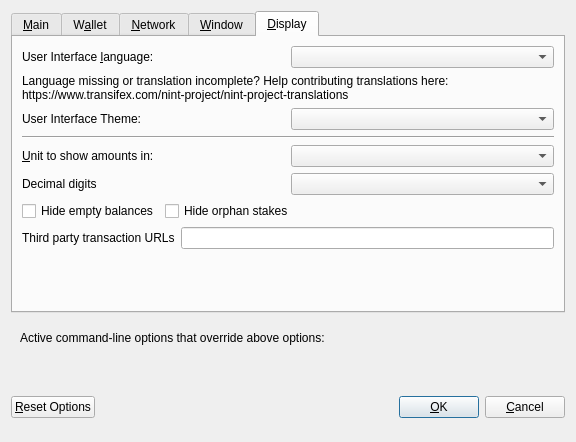
<?xml version="1.0" encoding="UTF-8"?>
<ui version="4.0">
 <class>OptionsDialog</class>
 <widget class="QDialog" name="OptionsDialog">
  <property name="geometry">
   <rect>
    <x>0</x>
    <y>0</y>
    <width>576</width>
    <height>442</height>
   </rect>
  </property>
  <property name="windowTitle">
   <string>Options</string>
  </property>
  <property name="modal">
   <bool>true</bool>
  </property>
  <layout class="QVBoxLayout" name="verticalLayout">
   <item>
    <widget class="QTabWidget" name="tabWidget">
     <property name="currentIndex">
      <number>4</number>
     </property>
     <widget class="QWidget" name="tabMain">
      <attribute name="title">
       <string>&amp;Main</string>
      </attribute>
      <layout class="QVBoxLayout" name="verticalLayout_Main">
       <item>
        <widget class="QCheckBox" name="bitcoinAtStartup">
         <property name="toolTip">
          <string>Automatically start nint after logging in to the system.</string>
         </property>
         <property name="text">
          <string>&amp;Start nint on system login</string>
         </property>
        </widget>
       </item>
       <item>
        <layout class="QHBoxLayout" name="horizontalLayout_2_Main">
         <item>
          <widget class="QLabel" name="databaseCacheLabel">
           <property name="text">
            <string>Size of &amp;database cache</string>
           </property>
           <property name="textFormat">
            <enum>Qt::PlainText</enum>
           </property>
           <property name="buddy">
            <cstring>databaseCache</cstring>
           </property>
          </widget>
         </item>
         <item>
          <widget class="QSpinBox" name="databaseCache"/>
         </item>
         <item>
          <widget class="QLabel" name="databaseCacheUnitLabel">
           <property name="text">
            <string>MB</string>
           </property>
           <property name="textFormat">
            <enum>Qt::PlainText</enum>
           </property>
          </widget>
         </item>
         <item>
          <spacer name="horizontalSpacer_2_Main">
           <property name="orientation">
            <enum>Qt::Horizontal</enum>
           </property>
           <property name="sizeHint" stdset="0">
            <size>
             <width>40</width>
             <height>20</height>
            </size>
           </property>
          </spacer>
         </item>
        </layout>
       </item>
       <item>
        <layout class="QHBoxLayout" name="horizontalLayout_3_Main">
         <item>
          <widget class="QLabel" name="threadsScriptVerifLabel">
           <property name="text">
            <string>Number of script &amp;verification threads</string>
           </property>
           <property name="textFormat">
            <enum>Qt::PlainText</enum>
           </property>
           <property name="buddy">
            <cstring>threadsScriptVerif</cstring>
           </property>
          </widget>
         </item>
         <item>
          <widget class="QSpinBox" name="threadsScriptVerif">
           <property name="toolTip">
            <string>(0 = auto, &lt;0 = leave that many cores free)</string>
           </property>
          </widget>
         </item>
         <item>
          <spacer name="horizontalSpacer_3_Main">
           <property name="orientation">
            <enum>Qt::Horizontal</enum>
           </property>
           <property name="sizeHint" stdset="0">
            <size>
             <width>40</width>
             <height>20</height>
            </size>
           </property>
          </spacer>
         </item>
        </layout>
       </item>
       <item>
        <spacer name="verticalSpacer_2">
         <property name="orientation">
          <enum>Qt::Vertical</enum>
         </property>
         <property name="sizeHint" stdset="0">
          <size>
           <width>20</width>
           <height>40</height>
          </size>
         </property>
        </spacer>
       </item>
       <!--
       <item>
        <widget class="QCheckBox" name="checkBoxZeromintEnable">
         <property name="toolTip">
          <string>Enable automatic minting of nint units to zECA</string>
         </property>
         <property name="layoutDirection">
          <enum>Qt::LeftToRight</enum>
         </property>
         <property name="text">
          <string>Enable zECA Automint</string>
         </property>
        </widget>
       </item>
       <item>
        <layout class="QHBoxLayout" name="horizontalLayout_3">
         <item>
          <widget class="QLabel" name="percentage_label">
           <property name="toolTip">
            <string>Percentage of incoming nint which get automatically converted to zECA via Zerocoin Protocol (min: 10%)</string>
           </property>
           <property name="text">
            <string>Percentage of autominted zECA</string>
           </property>
          </widget>
         </item>
         <item>
          <widget class="QSpinBox" name="zeromintPercentage">
           <property name="minimum">
            <number>1</number>
           </property>
           <property name="maximum">
            <number>100</number>
           </property>
          </widget>
         </item>
        </layout>
       </item>
       <item>
        <layout class="QHBoxLayout" name="horizontalLayout" stretch="0,0">
         <property name="sizeConstraint">
          <enum>QLayout::SetFixedSize</enum>
         </property>
         <item>
          <widget class="QLabel" name="labelPreferredDenom">
           <property name="maximumSize">
            <size>
             <width>16777215</width>
             <height>16777215</height>
            </size>
           </property>
           <property name="toolTip">
            <string>Wait with automatic conversion to Zerocoin until enough nint for this denomination is available</string>
           </property>
           <property name="text">
            <string>Preferred Automint zECA Denomination</string>
           </property>
          </widget>
         </item>
         <item>
          <widget class="QComboBox" name="preferredDenom">
           <property name="maximumSize">
            <size>
             <width>16777215</width>
             <height>27</height>
            </size>
           </property>
           <property name="toolTip">
            <string>Wait with automatic conversion to Zerocoin until enough nint for this denomination is available</string>
           </property>
           <property name="maxVisibleItems">
            <number>9</number>
           </property>
           <property name="maxCount">
            <number>9</number>
           </property>
          </widget>
         </item>
        </layout>
       </item>
      -->
      </layout>
     </widget>
     <widget class="QWidget" name="tabWallet">
      <attribute name="title">
       <string>W&amp;allet</string>
      </attribute>
      <layout class="QVBoxLayout" name="verticalLayout_Wallet">
       <item>
        <layout class="QHBoxLayout" name="horizontalLayout_2_Wallet">
         <item>
          <widget class="QLabel" name="labelStakeSplitThresholdText">
           <property name="text">
            <string>Stake split threshold:</string>
           </property>
          </widget>
         </item>
         <item>
          <widget class="QSpinBox" name="spinBoxStakeSplitThreshold">
           <property name="minimum">
            <number>0</number>
           </property>
           <property name="maximum">
            <number>9999999</number>
           </property>
          </widget>
         </item>
        </layout>
       </item>
       <item>
        <widget class="QGroupBox" name="groupBox">
         <property name="title">
          <string>Expert</string>
         </property>
         <layout class="QVBoxLayout" name="verticalLayout_2">
          <item>
           <widget class="QCheckBox" name="coinControlFeatures">
            <property name="toolTip">
             <string>Whether to show coin control features or not.</string>
            </property>
            <property name="text">
             <string>Enable coin &amp;control features</string>
            </property>
           </widget>
          </item>
          <!--
          <item>
           <widget class="QCheckBox" name="showMasternodesTab">
            <property name="toolTip">
             <string>Show additional tab listing all your masternodes in first sub-tab&lt;br/&gt;and all masternodes on the network in second sub-tab.</string>
            </property>
            <property name="text">
             <string>Show Masternodes Tab</string>
            </property>
           </widget>
          </item>
          -->
          <item>
           <widget class="QCheckBox" name="spendZeroConfChange">
            <property name="toolTip">
             <string>If you disable the spending of unconfirmed change, the change from a transaction&lt;br/&gt;cannot be used until that transaction has at least one confirmation.&lt;br/&gt;This also affects how your balance is computed.</string>
            </property>
            <property name="text">
             <string>&amp;Spend unconfirmed change</string>
            </property>
           </widget>
          </item>
         </layout>
        </widget>
       </item>
       <item>
        <spacer name="verticalSpacer_Wallet">
         <property name="orientation">
          <enum>Qt::Vertical</enum>
         </property>
         <property name="sizeHint" stdset="0">
          <size>
           <width>20</width>
           <height>40</height>
          </size>
         </property>
        </spacer>
       </item>
      </layout>
     </widget>
     <widget class="QWidget" name="tabNetwork">
      <attribute name="title">
       <string>&amp;Network</string>
      </attribute>
      <layout class="QVBoxLayout" name="verticalLayout_Network">
       <item>
        <widget class="QCheckBox" name="mapPortUpnp">
         <property name="toolTip">
          <string>Automatically open the nint client port on the router. This only works when your router supports UPnP and it is enabled.</string>
         </property>
         <property name="text">
          <string>Map port using &amp;UPnP</string>
         </property>
        </widget>
       </item>
       <item>
        <widget class="QCheckBox" name="allowIncoming">
         <property name="toolTip">
          <string>Accept connections from outside</string>
         </property>
         <property name="text">
          <string>Allow incoming connections</string>
         </property>
        </widget>
       </item>
       <item>
        <widget class="QCheckBox" name="connectSocks">
         <property name="toolTip">
          <string>Connect to the nint network through a SOCKS5 proxy.</string>
         </property>
         <property name="text">
          <string>&amp;Connect through SOCKS5 proxy (default proxy):</string>
         </property>
        </widget>
       </item>
       <item>
        <layout class="QHBoxLayout" name="horizontalLayout_1_Network">
         <item>
          <widget class="QLabel" name="proxyIpLabel">
           <property name="text">
            <string>Proxy &amp;IP:</string>
           </property>
           <property name="textFormat">
            <enum>Qt::PlainText</enum>
           </property>
           <property name="buddy">
            <cstring>proxyIp</cstring>
           </property>
          </widget>
         </item>
         <item>
          <widget class="QValidatedLineEdit" name="proxyIp">
           <property name="minimumSize">
            <size>
             <width>140</width>
             <height>0</height>
            </size>
           </property>
           <property name="maximumSize">
            <size>
             <width>140</width>
             <height>16777215</height>
            </size>
           </property>
           <property name="toolTip">
            <string>IP address of the proxy (e.g. IPv4: 127.0.0.1 / IPv6: ::1)</string>
           </property>
          </widget>
         </item>
         <item>
          <widget class="QLabel" name="proxyPortLabel">
           <property name="text">
            <string>&amp;Port:</string>
           </property>
           <property name="textFormat">
            <enum>Qt::PlainText</enum>
           </property>
           <property name="buddy">
            <cstring>proxyPort</cstring>
           </property>
          </widget>
         </item>
         <item>
          <widget class="QLineEdit" name="proxyPort">
           <property name="minimumSize">
            <size>
             <width>55</width>
             <height>0</height>
            </size>
           </property>
           <property name="maximumSize">
            <size>
             <width>55</width>
             <height>16777215</height>
            </size>
           </property>
           <property name="toolTip">
            <string>Port of the proxy (e.g. 9050)</string>
           </property>
          </widget>
         </item>
         <item>
          <spacer name="horizontalSpacer_1_Network">
           <property name="orientation">
            <enum>Qt::Horizontal</enum>
           </property>
           <property name="sizeHint" stdset="0">
            <size>
             <width>40</width>
             <height>20</height>
            </size>
           </property>
          </spacer>
         </item>
        </layout>
       </item>
       <item>
        <spacer name="verticalSpacer_Network">
         <property name="orientation">
          <enum>Qt::Vertical</enum>
         </property>
         <property name="sizeHint" stdset="0">
          <size>
           <width>20</width>
           <height>40</height>
          </size>
         </property>
        </spacer>
       </item>
      </layout>
     </widget>
     <widget class="QWidget" name="tabWindow">
      <attribute name="title">
       <string>&amp;Window</string>
      </attribute>
      <layout class="QVBoxLayout" name="verticalLayout_Window">
       <item>
        <widget class="QCheckBox" name="minimizeToTray">
         <property name="toolTip">
          <string>Show only a tray icon after minimizing the window.</string>
         </property>
         <property name="text">
          <string>&amp;Minimize to the tray instead of the taskbar</string>
         </property>
        </widget>
       </item>
       <item>
        <widget class="QCheckBox" name="minimizeOnClose">
         <property name="toolTip">
          <string>Minimize instead of exit the application when the window is closed. When this option is enabled, the application will be closed only after selecting Quit in the menu.</string>
         </property>
         <property name="text">
          <string>M&amp;inimize on close</string>
         </property>
        </widget>
       </item>
       <item>
        <spacer name="verticalSpacer_Window">
         <property name="orientation">
          <enum>Qt::Vertical</enum>
         </property>
         <property name="sizeHint" stdset="0">
          <size>
           <width>20</width>
           <height>40</height>
          </size>
         </property>
        </spacer>
       </item>
      </layout>
     </widget>
     <widget class="QWidget" name="tabDisplay">
      <attribute name="title">
       <string>&amp;Display</string>
      </attribute>
      <layout class="QVBoxLayout" name="verticalLayout_Display">
       <item>
        <layout class="QHBoxLayout" name="horizontalLayout_1_Display">
         <item>
          <widget class="QLabel" name="langLabel">
           <property name="text">
            <string>User Interface &amp;language:</string>
           </property>
           <property name="textFormat">
            <enum>Qt::PlainText</enum>
           </property>
           <property name="buddy">
            <cstring>lang</cstring>
           </property>
          </widget>
         </item>
         <item>
          <widget class="QValueComboBox" name="lang">
           <property name="toolTip">
            <string>The user interface language can be set here. This setting will take effect after restarting nint.</string>
           </property>
          </widget>
         </item>
        </layout>
       </item>
       <item>
        <widget class="QLabel" name="label_3">
         <property name="toolTip">
          <string notr="true"/>
         </property>
         <property name="statusTip">
          <string notr="true"/>
         </property>
         <property name="whatsThis">
          <string notr="true"/>
         </property>
         <property name="accessibleName">
          <string notr="true"/>
         </property>
         <property name="text">
          <string>Language missing or translation incomplete? Help contributing translations here:
https://www.transifex.com/nint-project/nint-project-translations</string>
         </property>
         <property name="wordWrap">
          <bool>true</bool>
         </property>
         <property name="openExternalLinks">
          <bool>true</bool>
         </property>
         <property name="textInteractionFlags">
          <set>Qt::TextBrowserInteraction</set>
         </property>
        </widget>
       </item>
       <item>
        <layout class="QHBoxLayout" name="horizontalLayout_2_Display" stretch="0,0">
         <item>
          <widget class="QLabel" name="themeLabel">
           <property name="text">
            <string>User Interface Theme:</string>
           </property>
          </widget>
         </item>
         <item>
          <widget class="QValueComboBox" name="theme"/>
         </item>
        </layout>
       </item>
       <item>
        <widget class="Line" name="line">
         <property name="orientation">
          <enum>Qt::Horizontal</enum>
         </property>
        </widget>
       </item>
       <item>
        <layout class="QHBoxLayout" name="horizontalLayout_3_Display">
         <item>
          <widget class="QLabel" name="unitLabel">
           <property name="text">
            <string>&amp;Unit to show amounts in:</string>
           </property>
           <property name="textFormat">
            <enum>Qt::PlainText</enum>
           </property>
           <property name="buddy">
            <cstring>unit</cstring>
           </property>
          </widget>
         </item>
         <item>
          <widget class="QValueComboBox" name="unit">
           <property name="toolTip">
            <string>Choose the default subdivision unit to show in the interface and when sending coins.</string>
           </property>
          </widget>
         </item>
        </layout>
       </item>
       <item>
        <layout class="QHBoxLayout" name="horizontalLayout_4_Display">
         <item>
          <widget class="QLabel" name="digitsLabel">
           <property name="text">
            <string>Decimal digits</string>
           </property>
          </widget>
         </item>
         <item>
          <widget class="QValueComboBox" name="digits"/>
         </item>
        </layout>
       </item>
       <item>
        <layout class="QHBoxLayout" name="horizontalLayout_5_Display">
         <item>
          <widget class="QCheckBox" name="checkBoxHideZeroBalances">
           <property name="toolTip">
            <string>Hide empty balances</string>
           </property>
           <property name="layoutDirection">
            <enum>Qt::LeftToRight</enum>
           </property>
           <property name="text">
            <string>Hide empty balances</string>
           </property>
          </widget>
         </item>
         <item>
          <widget class="QCheckBox" name="checkBoxHideOrphans">
           <property name="toolTip">
            <string>Hide orphan stakes in transaction lists</string>
           </property>
           <property name="text">
            <string>Hide orphan stakes</string>
           </property>
          </widget>
         </item>
         <item>
          <spacer name="horizontalSpacer">
           <property name="orientation">
            <enum>Qt::Horizontal</enum>
           </property>
           <property name="sizeHint" stdset="0">
            <size>
             <width>40</width>
             <height>20</height>
            </size>
           </property>
          </spacer>
         </item>
        </layout>
       </item>
       <item>
        <layout class="QHBoxLayout" name="horizontalLayout_6_Display">
         <item>
          <widget class="QLabel" name="thirdPartyTxUrlsLabel">
           <property name="toolTip">
            <string>Third party URLs (e.g. a block explorer) that appear in the transactions tab as context menu items. %s in the URL is replaced by transaction hash. Multiple URLs are separated by vertical bar |.</string>
           </property>
           <property name="text">
            <string>Third party transaction URLs</string>
           </property>
           <property name="buddy">
            <cstring>thirdPartyTxUrls</cstring>
           </property>
          </widget>
         </item>
         <item>
          <widget class="QLineEdit" name="thirdPartyTxUrls">
           <property name="toolTip">
            <string>Third party URLs (e.g. a block explorer) that appear in the transactions tab as context menu items. %s in the URL is replaced by transaction hash. Multiple URLs are separated by vertical bar |.</string>
           </property>
          </widget>
         </item>
        </layout>
       </item>
       <item>
        <spacer name="verticalSpacer">
         <property name="orientation">
          <enum>Qt::Vertical</enum>
         </property>
         <property name="sizeHint" stdset="0">
          <size>
           <width>20</width>
           <height>40</height>
          </size>
         </property>
        </spacer>
       </item>
      </layout>
     </widget>
    </widget>
   </item>
   <item>
    <widget class="QFrame" name="frame">
     <layout class="QVBoxLayout" name="verticalLayout_Bottom">
      <item>
       <layout class="QHBoxLayout" name="horizontalLayout_Bottom">
        <item>
         <widget class="QLabel" name="overriddenByCommandLineInfoLabel">
          <property name="text">
           <string>Active command-line options that override above options:</string>
          </property>
          <property name="textFormat">
           <enum>Qt::PlainText</enum>
          </property>
         </widget>
        </item>
        <item>
         <spacer name="horizontalSpacer_Bottom">
          <property name="orientation">
           <enum>Qt::Horizontal</enum>
          </property>
          <property name="sizeHint" stdset="0">
           <size>
            <width>40</width>
            <height>20</height>
           </size>
          </property>
         </spacer>
        </item>
       </layout>
      </item>
      <item>
       <widget class="QLabel" name="overriddenByCommandLineLabel">
        <property name="text">
         <string/>
        </property>
        <property name="textFormat">
         <enum>Qt::PlainText</enum>
        </property>
        <property name="wordWrap">
         <bool>true</bool>
        </property>
       </widget>
      </item>
     </layout>
    </widget>
   </item>
   <item>
    <layout class="QHBoxLayout" name="horizontalLayout_Buttons">
     <item>
      <widget class="QPushButton" name="resetButton">
       <property name="toolTip">
        <string>Reset all client options to default.</string>
       </property>
       <property name="text">
        <string>&amp;Reset Options</string>
       </property>
       <property name="autoDefault">
        <bool>false</bool>
       </property>
      </widget>
     </item>
     <item>
      <spacer name="horizontalSpacer_1">
       <property name="orientation">
        <enum>Qt::Horizontal</enum>
       </property>
       <property name="sizeHint" stdset="0">
        <size>
         <width>40</width>
         <height>48</height>
        </size>
       </property>
      </spacer>
     </item>
     <item>
      <widget class="QLabel" name="statusLabel">
       <property name="minimumSize">
        <size>
         <width>200</width>
         <height>0</height>
        </size>
       </property>
       <property name="font">
        <font>
         <weight>75</weight>
         <bold>true</bold>
        </font>
       </property>
       <property name="text">
        <string/>
       </property>
       <property name="textFormat">
        <enum>Qt::PlainText</enum>
       </property>
       <property name="wordWrap">
        <bool>true</bool>
       </property>
      </widget>
     </item>
     <item>
      <spacer name="horizontalSpacer_2">
       <property name="orientation">
        <enum>Qt::Horizontal</enum>
       </property>
       <property name="sizeHint" stdset="0">
        <size>
         <width>40</width>
         <height>48</height>
        </size>
       </property>
      </spacer>
     </item>
     <item>
      <widget class="QPushButton" name="okButton">
       <property name="text">
        <string>&amp;OK</string>
       </property>
       <property name="autoDefault">
        <bool>false</bool>
       </property>
       <property name="default">
        <bool>true</bool>
       </property>
      </widget>
     </item>
     <item>
      <widget class="QPushButton" name="cancelButton">
       <property name="text">
        <string>&amp;Cancel</string>
       </property>
       <property name="autoDefault">
        <bool>false</bool>
       </property>
      </widget>
     </item>
    </layout>
   </item>
  </layout>
 </widget>
 <customwidgets>
  <customwidget>
   <class>QValidatedLineEdit</class>
   <extends>QLineEdit</extends>
   <header>qvalidatedlineedit.h</header>
  </customwidget>
  <customwidget>
   <class>QValueComboBox</class>
   <extends>QComboBox</extends>
   <header>qvaluecombobox.h</header>
  </customwidget>
 </customwidgets>
 <resources/>
 <connections/>
</ui>
